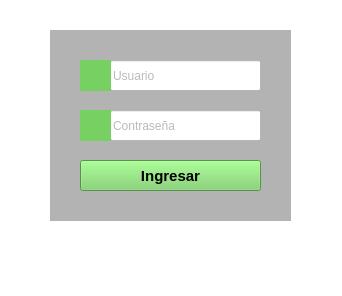
<?xml version="1.0" encoding="UTF-8"?>
<ui version="4.0">
 <class>Login</class>
 <widget class="QWidget" name="Login">
  <property name="geometry">
   <rect>
    <x>0</x>
    <y>0</y>
    <width>342</width>
    <height>296</height>
   </rect>
  </property>
  <property name="windowTitle">
   <string>Login</string>
  </property>
  <property name="styleSheet">
   <string notr="true">background-color: rgb(255, 255, 255);</string>
  </property>
  <widget class="QLineEdit" name="user">
   <property name="geometry">
    <rect>
     <x>110</x>
     <y>60</y>
     <width>151</width>
     <height>31</height>
    </rect>
   </property>
   <property name="styleSheet">
    <string notr="true">color: rgb(118, 118, 118);</string>
   </property>
   <property name="text">
    <string/>
   </property>
   <property name="placeholderText">
    <string>Usuario</string>
   </property>
  </widget>
  <widget class="QLineEdit" name="password">
   <property name="geometry">
    <rect>
     <x>110</x>
     <y>110</y>
     <width>151</width>
     <height>31</height>
    </rect>
   </property>
   <property name="styleSheet">
    <string notr="true">color: rgb(118, 118, 118);</string>
   </property>
   <property name="text">
    <string/>
   </property>
   <property name="echoMode">
    <enum>QLineEdit::EchoMode::Password</enum>
   </property>
   <property name="placeholderText">
    <string>Contraseña</string>
   </property>
  </widget>
  <widget class="QPushButton" name="enter">
   <property name="geometry">
    <rect>
     <x>80</x>
     <y>160</y>
     <width>181</width>
     <height>31</height>
    </rect>
   </property>
   <property name="font">
    <font>
     <pointsize>11</pointsize>
     <bold>true</bold>
    </font>
   </property>
   <property name="styleSheet">
    <string notr="true">color: rgb(0,0, 0);
background-color: rgb(118, 208, 98);</string>
   </property>
   <property name="text">
    <string>Ingresar</string>
   </property>
  </widget>
  <widget class="QLabel" name="icuser">
   <property name="geometry">
    <rect>
     <x>80</x>
     <y>60</y>
     <width>31</width>
     <height>31</height>
    </rect>
   </property>
   <property name="styleSheet">
    <string notr="true">background-color: rgb(118, 209, 98);</string>
   </property>
   <property name="text">
    <string/>
   </property>
   <property name="pixmap">
    <pixmap>iconos/user_456283.png</pixmap>
   </property>
   <property name="scaledContents">
    <bool>true</bool>
   </property>
  </widget>
  <widget class="QLabel" name="icpass">
   <property name="geometry">
    <rect>
     <x>80</x>
     <y>110</y>
     <width>31</width>
     <height>31</height>
    </rect>
   </property>
   <property name="styleSheet">
    <string notr="true">background-color: rgb(118, 209, 98);</string>
   </property>
   <property name="text">
    <string/>
   </property>
   <property name="pixmap">
    <pixmap>iconos/padlock_1153364.png</pixmap>
   </property>
   <property name="scaledContents">
    <bool>true</bool>
   </property>
  </widget>
  <widget class="QLabel" name="fondito">
   <property name="geometry">
    <rect>
     <x>50</x>
     <y>30</y>
     <width>241</width>
     <height>191</height>
    </rect>
   </property>
   <property name="autoFillBackground">
    <bool>false</bool>
   </property>
   <property name="styleSheet">
    <string notr="true">background-color: rgb(179, 179, 179);</string>
   </property>
   <property name="text">
    <string/>
   </property>
  </widget>
  <widget class="QLabel" name="msj">
   <property name="geometry">
    <rect>
     <x>50</x>
     <y>240</y>
     <width>241</width>
     <height>31</height>
    </rect>
   </property>
   <property name="text">
    <string/>
   </property>
  </widget>
  <zorder>fondito</zorder>
  <zorder>password</zorder>
  <zorder>enter</zorder>
  <zorder>icpass</zorder>
  <zorder>user</zorder>
  <zorder>icuser</zorder>
  <zorder>msj</zorder>
 </widget>
 <resources/>
 <connections/>
</ui>
